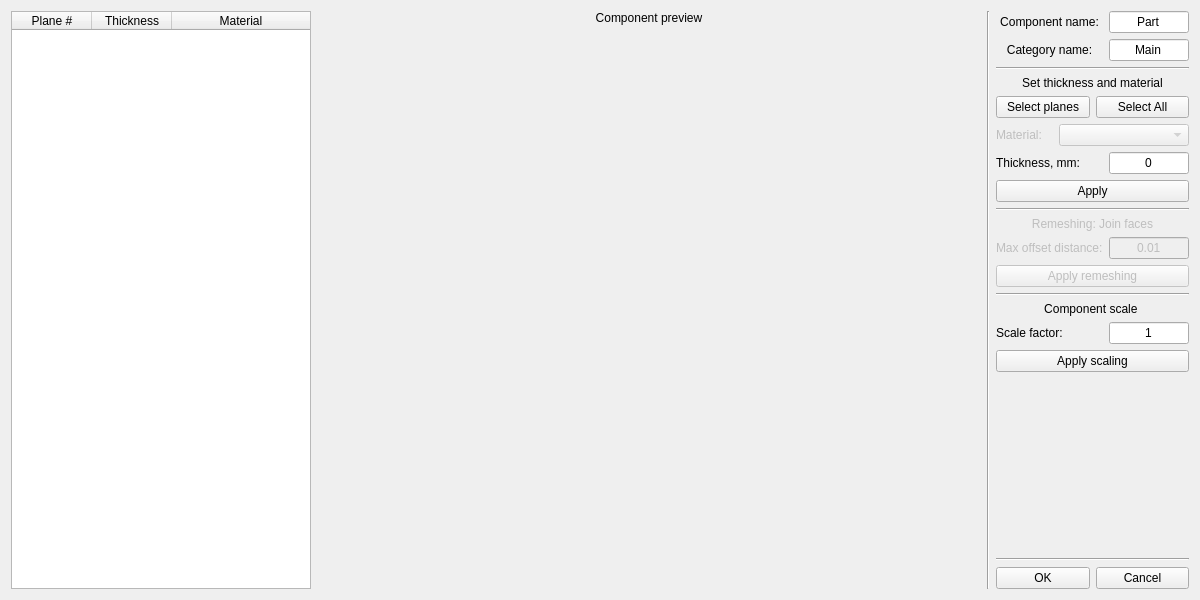
<?xml version="1.0" encoding="UTF-8"?>
<ui version="4.0">
 <class>wid_addcomp</class>
 <widget class="QWidget" name="wid_addcomp">
  <property name="geometry">
   <rect>
    <x>0</x>
    <y>0</y>
    <width>1200</width>
    <height>600</height>
   </rect>
  </property>
  <property name="minimumSize">
   <size>
    <width>900</width>
    <height>0</height>
   </size>
  </property>
  <property name="windowTitle">
   <string>New component</string>
  </property>
  <layout class="QHBoxLayout" name="horizontalLayout">
   <item>
    <widget class="QTableWidget" name="tbl_facestable">
     <property name="sizePolicy">
      <sizepolicy hsizetype="Fixed" vsizetype="Expanding">
       <horstretch>0</horstretch>
       <verstretch>0</verstretch>
      </sizepolicy>
     </property>
     <property name="minimumSize">
      <size>
       <width>300</width>
       <height>0</height>
      </size>
     </property>
     <property name="maximumSize">
      <size>
       <width>240</width>
       <height>16777215</height>
      </size>
     </property>
     <property name="showGrid">
      <bool>true</bool>
     </property>
     <property name="rowCount">
      <number>0</number>
     </property>
     <attribute name="horizontalHeaderVisible">
      <bool>true</bool>
     </attribute>
     <attribute name="horizontalHeaderCascadingSectionResizes">
      <bool>false</bool>
     </attribute>
     <attribute name="horizontalHeaderDefaultSectionSize">
      <number>80</number>
     </attribute>
     <attribute name="horizontalHeaderHighlightSections">
      <bool>true</bool>
     </attribute>
     <attribute name="horizontalHeaderMinimumSectionSize">
      <number>70</number>
     </attribute>
     <attribute name="horizontalHeaderShowSortIndicator" stdset="0">
      <bool>false</bool>
     </attribute>
     <attribute name="horizontalHeaderStretchLastSection">
      <bool>true</bool>
     </attribute>
     <attribute name="verticalHeaderVisible">
      <bool>false</bool>
     </attribute>
     <column>
      <property name="text">
       <string>Plane #</string>
      </property>
      <property name="textAlignment">
       <set>AlignCenter</set>
      </property>
     </column>
     <column>
      <property name="text">
       <string>Thickness</string>
      </property>
      <property name="textAlignment">
       <set>AlignCenter</set>
      </property>
     </column>
     <column>
      <property name="text">
       <string>Material</string>
      </property>
      <property name="textAlignment">
       <set>AlignCenter</set>
      </property>
     </column>
    </widget>
   </item>
   <item>
    <layout class="QVBoxLayout" name="lay_gl">
     <item>
      <widget class="QLabel" name="lbl_gl">
       <property name="sizePolicy">
        <sizepolicy hsizetype="Preferred" vsizetype="Minimum">
         <horstretch>0</horstretch>
         <verstretch>0</verstretch>
        </sizepolicy>
       </property>
       <property name="text">
        <string>Component preview</string>
       </property>
       <property name="alignment">
        <set>Qt::AlignCenter</set>
       </property>
      </widget>
     </item>
     <item>
      <widget class="QWidget" name="glbox" native="true">
       <property name="sizePolicy">
        <sizepolicy hsizetype="Expanding" vsizetype="Expanding">
         <horstretch>0</horstretch>
         <verstretch>0</verstretch>
        </sizepolicy>
       </property>
       <property name="minimumSize">
        <size>
         <width>300</width>
         <height>300</height>
        </size>
       </property>
      </widget>
     </item>
    </layout>
   </item>
   <item>
    <widget class="Line" name="line_4">
     <property name="orientation">
      <enum>Qt::Vertical</enum>
     </property>
    </widget>
   </item>
   <item>
    <layout class="QVBoxLayout" name="rightBox">
     <item>
      <layout class="QHBoxLayout" name="lay_name">
       <item>
        <widget class="QLabel" name="lbl_name">
         <property name="text">
          <string>Component name:</string>
         </property>
         <property name="alignment">
          <set>Qt::AlignCenter</set>
         </property>
        </widget>
       </item>
       <item>
        <widget class="QLineEdit" name="ln_name">
         <property name="sizePolicy">
          <sizepolicy hsizetype="Minimum" vsizetype="Fixed">
           <horstretch>0</horstretch>
           <verstretch>0</verstretch>
          </sizepolicy>
         </property>
         <property name="maximumSize">
          <size>
           <width>80</width>
           <height>16777215</height>
          </size>
         </property>
         <property name="text">
          <string>Part</string>
         </property>
         <property name="alignment">
          <set>Qt::AlignCenter</set>
         </property>
        </widget>
       </item>
      </layout>
     </item>
     <item>
      <layout class="QHBoxLayout" name="horizontalLayout_5">
       <item>
        <widget class="QLabel" name="label_5">
         <property name="text">
          <string>Category name:</string>
         </property>
         <property name="alignment">
          <set>Qt::AlignCenter</set>
         </property>
        </widget>
       </item>
       <item>
        <widget class="QLineEdit" name="ln_cat">
         <property name="sizePolicy">
          <sizepolicy hsizetype="Minimum" vsizetype="Fixed">
           <horstretch>0</horstretch>
           <verstretch>0</verstretch>
          </sizepolicy>
         </property>
         <property name="maximumSize">
          <size>
           <width>80</width>
           <height>16777215</height>
          </size>
         </property>
         <property name="text">
          <string>Main</string>
         </property>
         <property name="alignment">
          <set>Qt::AlignCenter</set>
         </property>
        </widget>
       </item>
      </layout>
     </item>
     <item>
      <widget class="Line" name="line">
       <property name="orientation">
        <enum>Qt::Horizontal</enum>
       </property>
      </widget>
     </item>
     <item>
      <widget class="QLabel" name="lbl_set">
       <property name="sizePolicy">
        <sizepolicy hsizetype="Minimum" vsizetype="Preferred">
         <horstretch>0</horstretch>
         <verstretch>0</verstretch>
        </sizepolicy>
       </property>
       <property name="text">
        <string>Set thickness and material</string>
       </property>
       <property name="alignment">
        <set>Qt::AlignCenter</set>
       </property>
      </widget>
     </item>
     <item>
      <layout class="QHBoxLayout" name="lay_select">
       <item>
        <widget class="QPushButton" name="btn_startselect">
         <property name="text">
          <string>Select planes</string>
         </property>
        </widget>
       </item>
       <item>
        <widget class="QPushButton" name="btn_selectall">
         <property name="text">
          <string>Select All</string>
         </property>
        </widget>
       </item>
      </layout>
     </item>
     <item>
      <layout class="QHBoxLayout" name="lay_material">
       <item>
        <widget class="QLabel" name="lbl_material">
         <property name="enabled">
          <bool>false</bool>
         </property>
         <property name="sizePolicy">
          <sizepolicy hsizetype="Minimum" vsizetype="Preferred">
           <horstretch>0</horstretch>
           <verstretch>0</verstretch>
          </sizepolicy>
         </property>
         <property name="text">
          <string>Material:</string>
         </property>
        </widget>
       </item>
       <item>
        <widget class="QComboBox" name="cmb_material">
         <property name="enabled">
          <bool>false</bool>
         </property>
         <property name="sizePolicy">
          <sizepolicy hsizetype="Preferred" vsizetype="Fixed">
           <horstretch>0</horstretch>
           <verstretch>0</verstretch>
          </sizepolicy>
         </property>
         <property name="minimumSize">
          <size>
           <width>130</width>
           <height>0</height>
          </size>
         </property>
        </widget>
       </item>
      </layout>
     </item>
     <item>
      <layout class="QHBoxLayout" name="lay_thickness">
       <item>
        <widget class="QLabel" name="lbl_thickness">
         <property name="enabled">
          <bool>true</bool>
         </property>
         <property name="text">
          <string>Thickness, mm:</string>
         </property>
        </widget>
       </item>
       <item>
        <widget class="QLineEdit" name="ln_thickness">
         <property name="enabled">
          <bool>true</bool>
         </property>
         <property name="sizePolicy">
          <sizepolicy hsizetype="Minimum" vsizetype="Fixed">
           <horstretch>0</horstretch>
           <verstretch>0</verstretch>
          </sizepolicy>
         </property>
         <property name="maximumSize">
          <size>
           <width>80</width>
           <height>16777215</height>
          </size>
         </property>
         <property name="text">
          <string>0</string>
         </property>
         <property name="alignment">
          <set>Qt::AlignCenter</set>
         </property>
        </widget>
       </item>
      </layout>
     </item>
     <item>
      <widget class="QPushButton" name="btn_set">
       <property name="enabled">
        <bool>true</bool>
       </property>
       <property name="sizePolicy">
        <sizepolicy hsizetype="Minimum" vsizetype="Fixed">
         <horstretch>0</horstretch>
         <verstretch>0</verstretch>
        </sizepolicy>
       </property>
       <property name="text">
        <string>Apply</string>
       </property>
      </widget>
     </item>
     <item>
      <widget class="Line" name="line_2">
       <property name="orientation">
        <enum>Qt::Horizontal</enum>
       </property>
      </widget>
     </item>
     <item>
      <widget class="QLabel" name="label_2">
       <property name="enabled">
        <bool>false</bool>
       </property>
       <property name="text">
        <string>Remeshing: Join faces</string>
       </property>
       <property name="alignment">
        <set>Qt::AlignCenter</set>
       </property>
      </widget>
     </item>
     <item>
      <layout class="QHBoxLayout" name="horizontalLayout_2">
       <item>
        <widget class="QLabel" name="label">
         <property name="enabled">
          <bool>false</bool>
         </property>
         <property name="text">
          <string>Max offset distance:</string>
         </property>
        </widget>
       </item>
       <item>
        <widget class="QLineEdit" name="ln_remesh">
         <property name="enabled">
          <bool>false</bool>
         </property>
         <property name="sizePolicy">
          <sizepolicy hsizetype="Minimum" vsizetype="Fixed">
           <horstretch>0</horstretch>
           <verstretch>0</verstretch>
          </sizepolicy>
         </property>
         <property name="maximumSize">
          <size>
           <width>80</width>
           <height>16777215</height>
          </size>
         </property>
         <property name="text">
          <string>0.01</string>
         </property>
         <property name="alignment">
          <set>Qt::AlignCenter</set>
         </property>
        </widget>
       </item>
      </layout>
     </item>
     <item>
      <layout class="QHBoxLayout" name="horizontalLayout_3">
       <item>
        <widget class="QPushButton" name="btn_remesh">
         <property name="enabled">
          <bool>false</bool>
         </property>
         <property name="text">
          <string>Apply remeshing</string>
         </property>
         <property name="icon">
          <iconset>
           <normaloff>:/TBicons/ico/clock.ico</normaloff>:/TBicons/ico/clock.ico</iconset>
         </property>
        </widget>
       </item>
      </layout>
     </item>
     <item>
      <widget class="Line" name="line_5">
       <property name="orientation">
        <enum>Qt::Horizontal</enum>
       </property>
      </widget>
     </item>
     <item>
      <widget class="QLabel" name="label_4">
       <property name="text">
        <string>Component scale </string>
       </property>
       <property name="alignment">
        <set>Qt::AlignCenter</set>
       </property>
      </widget>
     </item>
     <item>
      <layout class="QHBoxLayout" name="horizontalLayout_4">
       <item>
        <widget class="QLabel" name="label_3">
         <property name="text">
          <string>Scale factor:</string>
         </property>
        </widget>
       </item>
       <item>
        <widget class="QLineEdit" name="ln_scale">
         <property name="sizePolicy">
          <sizepolicy hsizetype="Minimum" vsizetype="Fixed">
           <horstretch>0</horstretch>
           <verstretch>0</verstretch>
          </sizepolicy>
         </property>
         <property name="maximumSize">
          <size>
           <width>80</width>
           <height>16777215</height>
          </size>
         </property>
         <property name="text">
          <string>1</string>
         </property>
         <property name="alignment">
          <set>Qt::AlignCenter</set>
         </property>
        </widget>
       </item>
      </layout>
     </item>
     <item>
      <widget class="QPushButton" name="btn_scale">
       <property name="text">
        <string>Apply scaling</string>
       </property>
      </widget>
     </item>
     <item>
      <spacer name="verticalSpacer">
       <property name="orientation">
        <enum>Qt::Vertical</enum>
       </property>
       <property name="sizeHint" stdset="0">
        <size>
         <width>20</width>
         <height>40</height>
        </size>
       </property>
      </spacer>
     </item>
     <item>
      <widget class="Line" name="line_3">
       <property name="orientation">
        <enum>Qt::Horizontal</enum>
       </property>
      </widget>
     </item>
     <item>
      <layout class="QHBoxLayout" name="lay_btns">
       <item>
        <widget class="QPushButton" name="btn_ok">
         <property name="text">
          <string>OK</string>
         </property>
         <property name="autoDefault">
          <bool>true</bool>
         </property>
         <property name="default">
          <bool>false</bool>
         </property>
        </widget>
       </item>
       <item>
        <widget class="QPushButton" name="btn_cancel">
         <property name="text">
          <string>Cancel</string>
         </property>
        </widget>
       </item>
      </layout>
     </item>
    </layout>
   </item>
  </layout>
 </widget>
 <resources>
  <include location="Resourses/res.qrc"/>
 </resources>
 <connections/>
</ui>
